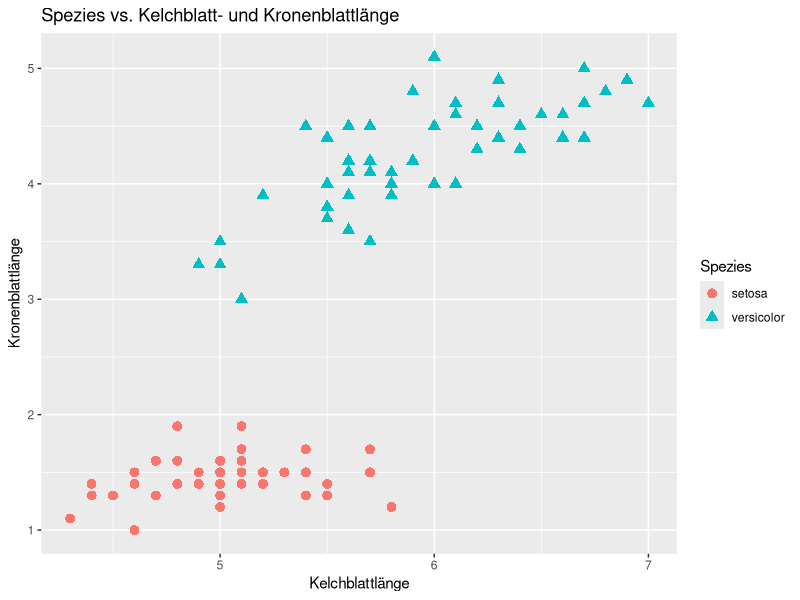

This chart was generated by the following R code:
## ---- chunk 1
knitr::opts_chunk$set(
  collapse = TRUE,
  comment = "#>"
)
## ---- chunk 2
data(iris)
iris_sub <- iris[1:100, c(1, 3, 5)]
names(iris_sub) <- c("sepal", "petal", "Spezies")

library(ggplot2)
ggplot(iris_sub, aes(x = sepal, y = petal)) +
    geom_point(aes(colour = Spezies, shape = Spezies), size = 3) +
    xlab("Kelchblattlänge") +
    ylab("Kronenblattlänge") +
    ggtitle("Spezies vs. Kelchblatt- und Kronenblattlänge")
